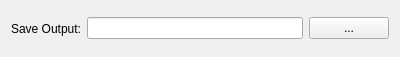
<?xml version="1.0" encoding="UTF-8"?>
<ui version="4.0">
 <class>CountStacking</class>
 <widget class="QWidget" name="CountStacking">
  <property name="geometry">
   <rect>
    <x>0</x>
    <y>0</y>
    <width>400</width>
    <height>57</height>
   </rect>
  </property>
  <property name="sizePolicy">
   <sizepolicy hsizetype="Minimum" vsizetype="Minimum">
    <horstretch>0</horstretch>
    <verstretch>0</verstretch>
   </sizepolicy>
  </property>
  <property name="windowTitle">
   <string>Frame</string>
  </property>
  <property name="title" stdset="0">
   <string>Exponential</string>
  </property>
  <property name="checkable" stdset="0">
   <bool>true</bool>
  </property>
  <layout class="QHBoxLayout" name="horizontalLayout_2">
   <item>
    <layout class="QHBoxLayout" name="horizontalLayout">
     <item>
      <widget class="QLabel" name="label">
       <property name="text">
        <string>Save Output:</string>
       </property>
      </widget>
     </item>
     <item>
      <widget class="QLineEdit" name="filename">
       <property name="enabled">
        <bool>true</bool>
       </property>
      </widget>
     </item>
     <item>
      <widget class="QPushButton" name="filenameOpen">
       <property name="enabled">
        <bool>true</bool>
       </property>
       <property name="sizePolicy">
        <sizepolicy hsizetype="Fixed" vsizetype="Fixed">
         <horstretch>0</horstretch>
         <verstretch>0</verstretch>
        </sizepolicy>
       </property>
       <property name="text">
        <string>...</string>
       </property>
      </widget>
     </item>
    </layout>
   </item>
  </layout>
 </widget>
 <resources/>
 <connections/>
</ui>
